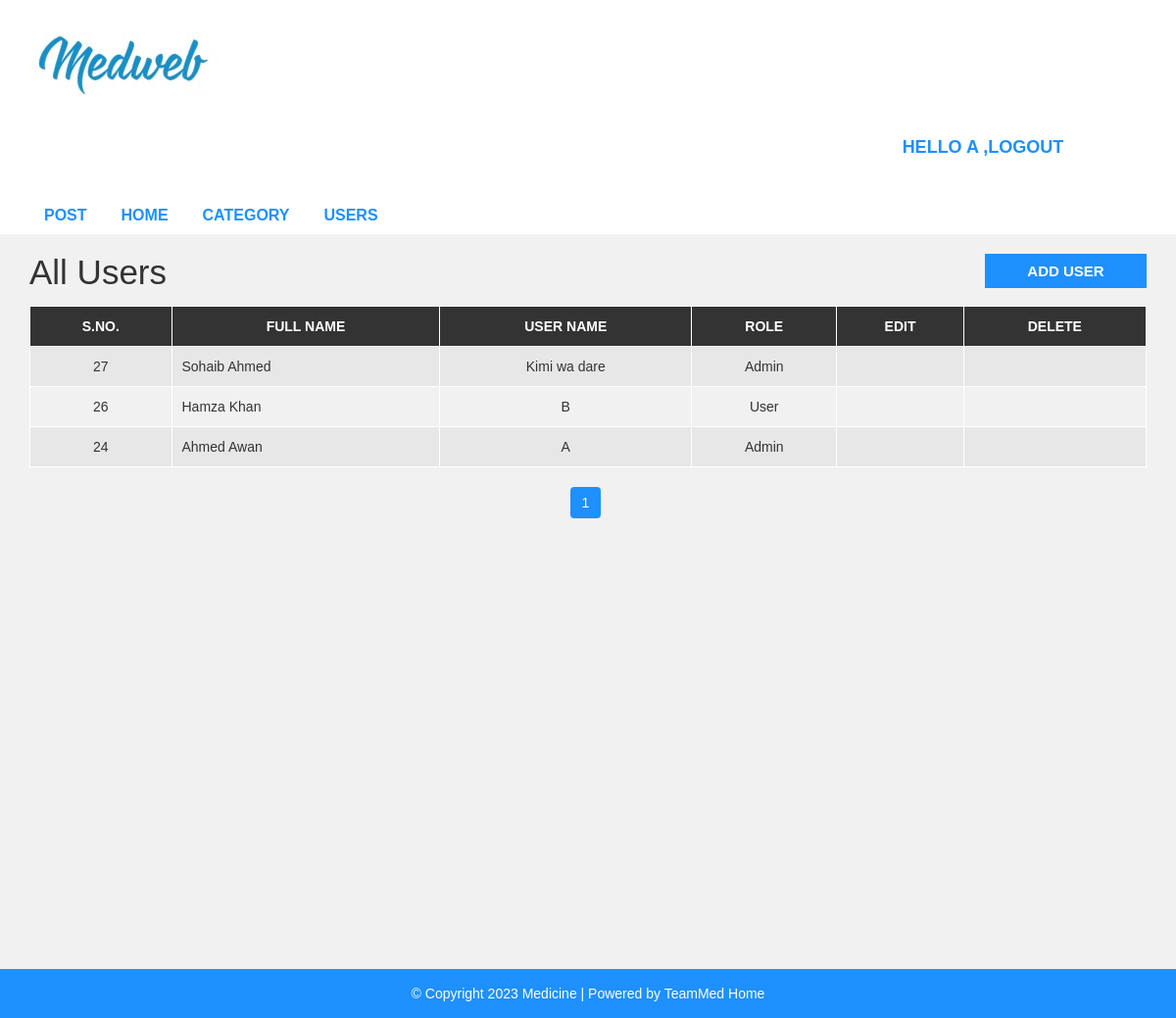
Page /admin/users.php (signed in) on the committed database.
### tables this page shows
CREATE TABLE `user` (
  `user_id` int(10) UNSIGNED NOT NULL,
  `first_name` varchar(30) NOT NULL,
  `last_name` varchar(30) NOT NULL,
  `username` varchar(30) DEFAULT NULL,
  `password` varchar(40) DEFAULT NULL,
  `role` int(11) NOT NULL
);

### admin/users.php (the view, shortened to what this page needs)
<?php include "header.php";
?>
<div id="admin-content">
    <div class="container">
        <div class="row">
            <div class="col-md-10">
                <h1 class="admin-heading">All Users</h1>
            </div>
            <div class="col-md-2">
                <a class="add-new" href="add-user.php">add user</a>
            </div>
            <div class="col-md-12">
                <?php
                include "connect.php";
                $limit = 5;
                if (isset($_GET['page'])) {
                    $page = trim($_GET['page']);
                    $page = (int) filter_var($page, FILTER_SANITIZE_NUMBER_INT);
                } else {
                    $page = 1;
                }
                $offset = ($page - 1) * $limit;
                $sql = "SELECT * FROM user ORDER BY user_id DESC LIMIT {$limit} OFFSET {$offset}";
                $result = mysqli_query($conn, $sql) or die("Query Failed");
                if (mysqli_num_rows($result) > 0) {
                    ?>
                    <table class="content-table">
                        <thead>
                            <th>S.No.</th>
                            <th>Full Name</th>
                            <th>User Name</th>
                            <th>Role</th>
                            <th>Edit</th>
                            <th>Delete</th>
                        </thead>
                        <tbody>
                            <?php while ($row = mysqli_fetch_assoc($result)) { ?>
                                <tr>
                                    <td class='id'>
                                        <?php echo $row['user_id']; ?>
                                    </td>
                                    <td>
                                        <?php echo $row['first_name'] . " " . $row['last_name']; ?>
                                    </td>
                                    <td>
                                        <?php echo $row['username']; ?>
                                    </td>
                                    <td>
                                        <?php
                                        if ($row['role'] == 1) {
                                            echo "Admin";
                                        } else {
                                            echo "User";
                                        }
                                        ?>
                                    </td>
                                    <td class='edit'><a href='update-user.php?id=<?php echo $row["user_id"]; ?>'
                                            onclick='return confirm("Are you sure you want to edit this user?")'><i
                                                class='fa fa-edit'></i></a></td>
                                    <td class='delete'><a href='delete-user.php?id=<?php echo $row["user_id"]; ?>'
                                            onclick='return confirm("Are you sure you want to delete this user?")'><i
                                                class='fa fa-trash-o'></i></a></td>
                                </tr>
                            <?php } ?>
                        </tbody>
                    </table>
                <?php }
                $sql1 = "SELECT * FROM user";
                $result1 = mysqli_query($conn, $sql1) or die("Query Failed");
                if (mysqli_num_rows($result1) > 0) {
                    $total_records = mysqli_num_rows($result1);
                    $total_page = ceil($total_records / $limit);
                    echo '<ul class="pagination admin-pagination">';
                    for ($i = 1; $i <= $total_page; $i++) {
                        $active = "";
                        echo '<li class="' . $active . '"><a href="users.php?page=' . $i . '">' . $i . '</a></li>';
                    }
                    echo '</ul>';
                }
                ?>
            </div>
        </div>
    </div>
</div>
<?php include "footer.php"; ?>

### admin/style.css (style rules this page uses)
body { background: #f1f1f1; font-family: sans-serif,arial,Helvetica; }
a, a:hover, a:focus { text-decoration: none; outline: none; }
ul { margin:0; padding:0; list-style:none; }
#admin-content { padding: 20px 0; min-height: 750px; }
#admin-content .admin-heading { font-size: 35px; margin: 0 0 15px; }
#admin-content .add-new { color: #fff; background-color: #1E90FF; font-size: 15px; font-weight: 600; text-align: center; text-transform: uppercase; padding: 7px 10px; display: block; transition: all 0.3s; }
#admin-content .content-table { border: 1px solid #000; width: 100%; margin: 0 0 20px; }
#admin-content .content-table thead { color: #fff; background-color: #333; }
#admin-content .content-table th { padding: 10px; border: 1px solid #fff; font-weight: 600; text-align: center; text-transform: uppercase; }
#admin-content .content-table tbody { color: #333; }
#admin-content .content-table tbody tr { background-color: #e7e7e7; }
#admin-content .content-table tbody tr:nth-child(even) { background-color: transparent; }
#admin-content .content-table tbody td { padding: 10px; border: 1px solid #fff; text-align: center; }
#admin-content .content-table tbody td:nth-child(2) { text-align: left; }
#admin-content .admin-pagination { margin: 0; }
#admin-content .admin-pagination li a { display: block; }
.id, .edit, .delete { text-align:center; }
.pagination { display: block; text-align: center; margin: 0; }
.pagination li { display:inline-block; margin: 0 5px 0 0; }
.pagination li a { border: none; background: #1e90ff; color: #fff; }
i.fa { color:#222; }

### rows in the picture
user: user_id "27", first_name "Sohaib", last_name "Ahmed", username "Kimi wa dare", role "Admin"
user: user_id "26", first_name "Hamza", last_name "Khan", username "B", role "User"
user: user_id "24", first_name "Ahmed", last_name "Awan", username "A", role "Admin"

### other values in the picture
$_SESSION['username'] "A"
